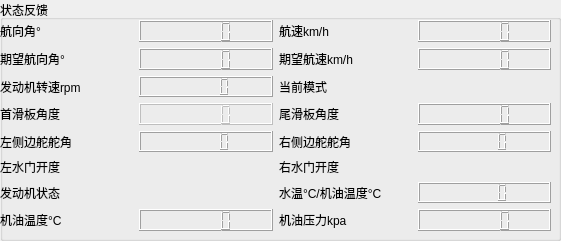
   <widget class="QGroupBox" name="groupBox_4">
    <property name="geometry">
     <rect>
      <x>30</x>
      <y>500</y>
      <width>561</width>
      <height>241</height>
     </rect>
    </property>
    <property name="title">
     <string>状态反馈</string>
    </property>
    <widget class="QWidget" name="gridLayoutWidget">
     <property name="geometry">
      <rect>
       <x>0</x>
       <y>20</y>
       <width>551</width>
       <height>211</height>
      </rect>
     </property>
     <layout class="QGridLayout" name="gridLayout">
      <item row="0" column="1">
       <widget class="QLCDNumber" name="lcdNumber_3">
        <property name="smallDecimalPoint">
         <bool>false</bool>
        </property>
        <property name="digitCount">
         <number>5</number>
        </property>
        <property name="value" stdset="0">
         <double>0.000000000000000</double>
        </property>
       </widget>
      </item>
      <item row="2" column="1">
       <widget class="QLCDNumber" name="lcdNumber_4"/>
      </item>
      <item row="3" column="1">
       <widget class="QLCDNumber" name="lcdNumber_5">
        <property name="enabled">
         <bool>false</bool>
        </property>
       </widget>
      </item>
      <item row="4" column="1">
       <widget class="QLCDNumber" name="lcdNumber_7"/>
      </item>
      <item row="3" column="0">
       <widget class="QLabel" name="label_11">
        <property name="text">
         <string>首滑板角度</string>
        </property>
       </widget>
      </item>
      <item row="4" column="2">
       <widget class="QLabel" name="label_18">
        <property name="text">
         <string>右侧边舵舵角</string>
        </property>
       </widget>
      </item>
      <item row="2" column="0">
       <widget class="QLabel" name="label_9">
        <property name="text">
         <string>发动机转速rpm</string>
        </property>
       </widget>
      </item>
      <item row="4" column="3">
       <widget class="QLCDNumber" name="lcdNumber_9"/>
      </item>
      <item row="6" column="1">
       <widget class="QLabel" name="label_54">
        <property name="text">
         <string/>
        </property>
       </widget>
      </item>
      <item row="5" column="0">
       <widget class="QLabel" name="label_19">
        <property name="text">
         <string>左水门开度</string>
        </property>
       </widget>
      </item>
      <item row="0" column="3">
       <widget class="QLCDNumber" name="lcdNumber_6"/>
      </item>
      <item row="1" column="0">
       <widget class="QLabel" name="label_23">
        <property name="text">
         <string>期望航向角°</string>
        </property>
       </widget>
      </item>
      <item row="1" column="3">
       <widget class="QLCDNumber" name="lcdNumber_11"/>
      </item>
      <item row="0" column="2">
       <widget class="QLabel" name="label_12">
        <property name="text">
         <string>航速km/h</string>
        </property>
       </widget>
      </item>
      <item row="5" column="2">
       <widget class="QLabel" name="label_20">
        <property name="text">
         <string>右水门开度</string>
        </property>
       </widget>
      </item>
      <item row="6" column="2">
       <widget class="QLabel" name="label_63">
        <property name="text">
         <string>水温°C/机油温度°C</string>
        </property>
       </widget>
      </item>
      <item row="0" column="0">
       <widget class="QLabel" name="label_10">
        <property name="text">
         <string>航向角°</string>
        </property>
       </widget>
      </item>
      <item row="1" column="1">
       <widget class="QLCDNumber" name="lcdNumber_10"/>
      </item>
      <item row="5" column="1">
       <widget class="QLabel" name="label_17">
        <property name="text">
         <string/>
        </property>
       </widget>
      </item>
      <item row="2" column="3">
       <widget class="QLabel" name="label_15">
        <property name="text">
         <string/>
        </property>
       </widget>
      </item>
      <item row="5" column="3">
       <widget class="QLabel" name="label_21">
        <property name="text">
         <string/>
        </property>
       </widget>
      </item>
      <item row="3" column="2">
       <widget class="QLabel" name="label_14">
        <property name="text">
         <string>尾滑板角度</string>
        </property>
       </widget>
      </item>
      <item row="3" column="3">
       <widget class="QLCDNumber" name="lcdNumber_8">
        <property name="font">
         <font>
          <kerning>true</kerning>
         </font>
        </property>
       </widget>
      </item>
      <item row="2" column="2">
       <widget class="QLabel" name="label_13">
        <property name="text">
         <string>当前模式</string>
        </property>
       </widget>
      </item>
      <item row="1" column="2">
       <widget class="QLabel" name="label_24">
        <property name="text">
         <string>期望航速km/h</string>
        </property>
       </widget>
      </item>
      <item row="6" column="0">
       <widget class="QLabel" name="label_46">
        <property name="text">
         <string>发动机状态</string>
        </property>
       </widget>
      </item>
      <item row="4" column="0">
       <widget class="QLabel" name="label_16">
        <property name="text">
         <string>左侧边舵舵角</string>
        </property>
       </widget>
      </item>
      <item row="7" column="0">
       <widget class="QLabel" name="label_64">
        <property name="text">
         <string>机油温度°C</string>
        </property>
       </widget>
      </item>
      <item row="7" column="1">
       <widget class="QLCDNumber" name="lcdNumber_17"/>
      </item>
      <item row="7" column="2">
       <widget class="QLabel" name="label_65">
        <property name="text">
         <string>机油压力kpa</string>
        </property>
       </widget>
      </item>
      <item row="7" column="3">
       <widget class="QLCDNumber" name="lcdNumber_18"/>
      </item>
      <item row="6" column="3">
       <widget class="QLCDNumber" name="lcdNumber_16"/>
      </item>
     </layout>
    </widget>
   </widget>
